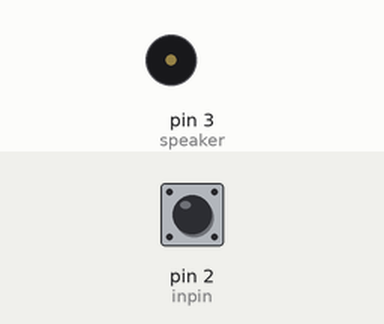
Recording of a sketch running on a simulated Arduino Uno, built with avr-gcc and run on an emulated ATmega328P. Shown: buzzer (waves = sounding). The test bench sets the inputs (shaded band); at power-on: pin 2 (inpin) LOW.

Above: at 1.2 s.
1.3 s: pin 2 (inpin) pulsed HIGH 2 times (0.12 s each, 0.3 s apart)
At 2.0 s:
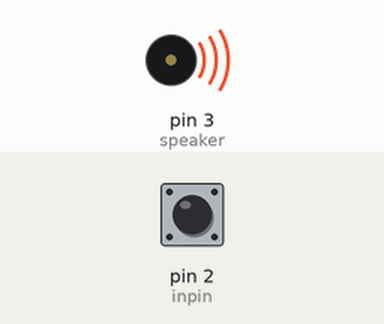
Timing chart, 0 to 4.3 s (numbered marks = the images above; inputs shaded):
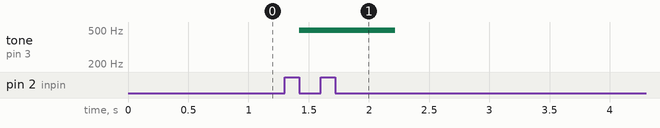

The sketch:

tilt_sensor_test.ino
```cpp
int inpin = 2;
const int speaker = 3;
int sState = 0;
int prevsState = 0;

void setup()
{
  pinMode(inpin, INPUT);
}

void loop()
{
  sState = digitalRead(inpin);
  if (sState != prevsState) {
    if(sState == LOW){
      tone(speaker, 494, 500);
    } else {
      Serial.print("lol");
      }
  }
  Serial.print(sState);
  prevsState = sState;
}
```

Measured:
- after the input at 1.3 s, tone on pin 3 (speaker): silent → 494 Hz after 0.12 s, → silent 0.80 s later
